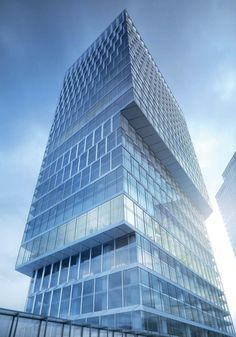
#> input picture images/image1.jpeg, 236 x 337 px
$ python geo.py
#> lines starting #> are read from the running program, lines starting #| are printed output that depends on the picture


# # import cv2
# # import numpy as np
# # import os
# # import matplotlib.pyplot as plt

# # from sklearn.cluster import DBSCAN

# # def preprocess_image(image):
# #     gray = cv2.cvtColor(image, cv2.COLOR_BGR2GRAY)
# #     blurred = cv2.GaussianBlur(gray, (5, 5), 0)
# #     return blurred

# # def detect_edges(image):
# #     edges = cv2.Canny(image, 50, 150)
# #     return edges

# # def detect_planar_surfaces(image, edges):
# #     contours, _ = cv2.findContours(edges, cv2.RETR_EXTERNAL, cv2.CHAIN_APPROX_SIMPLE)
# #     planar_surfaces = []
# #     for contour in contours:
# #         epsilon = 0.02 * cv2.arcLength(contour, True)
# #         approx = cv2.approxPolyDP(contour, epsilon, True)
# #         if len(approx) == 4:  # Assuming rectangular surfaces
# #             planar_surfaces.append(approx)
# #     return planar_surfaces

# # def detect_cylindrical_surfaces(image, edges):
# #     circles = cv2.HoughCircles(edges, cv2.HOUGH_GRADIENT, dp=1, minDist=20,
# #                                param1=50, param2=30, minRadius=0, maxRadius=0)
# #     if circles is not None:
# #         circles = np.uint16(np.around(circles))
# #         return circles[0, :]
# #     return []

# # def detect_line_segments(edges):
# #     lines = cv2.HoughLinesP(edges, 1, np.pi/180, threshold=50, minLineLength=50, maxLineGap=10)
# #     if lines is not None:
# #         return [line[0] for line in lines]
# #     return []

# # def detect_arcs(edges):
# #     contours, _ = cv2.findContours(edges, cv2.RETR_EXTERNAL, cv2.CHAIN_APPROX_SIMPLE)
# #     arcs = []
# #     for contour in contours:
# #         epsilon = 0.01 * cv2.arcLength(contour, True)
# #         approx = cv2.approxPolyDP(contour, epsilon, True)
# #         if len(approx) > 4 and len(approx) < 10:  # Potential arc
# #             ellipse = cv2.fitEllipse(contour)
# #             arcs.append(ellipse)
# #     return arcs

# # def extract_geometry(image_path):
# #     image = cv2.imread(image_path)
# #     if image is None:
# #         raise FileNotFoundError(f"Error: Image not found or cannot be read at {image_path}")

# #     preprocessed = preprocess_image(image)
# #     edges = detect_edges(preprocessed)

# #     planar_surfaces = detect_planar_surfaces(preprocessed, edges)
# #     cylindrical_surfaces = detect_cylindrical_surfaces(preprocessed, edges)
# #     line_segments = detect_line_segments(edges)
# #     arcs = detect_arcs(edges)

# #     return {
# #         'planar': planar_surfaces,
# #         'cylindrical': cylindrical_surfaces,
# #         'lines': line_segments,
# #         'arcs': arcs
# #     }, image

# # def validate_geometry(extracted_geometry, ground_truth):
# #     # This is a placeholder function. You'll need to implement a proper
# #     # validation method based on your specific requirements and ground truth format.
# #     total_extracted = (len(extracted_geometry['planar']) +
# #                        len(extracted_geometry['cylindrical']) +
# #                        len(extracted_geometry['lines']) +
# #                        len(extracted_geometry['arcs']))
# #     total_ground_truth = sum(len(gt) for gt in ground_truth.values())
# #     return total_extracted / total_ground_truth if total_ground_truth > 0 else 0

# # def visualize_results(image, geometry):
# #     vis_image = image.copy()

# #     # Visualize planar surfaces
# #     cv2.drawContours(vis_image, geometry['planar'], -1, (0, 255, 0), 2)

# #     # Visualize cylindrical surfaces
# #     for (x, y, r) in geometry['cylindrical']:
# #         cv2.circle(vis_image, (x, y), r, (255, 0, 0), 2)

# #     # Visualize line segments
# #     for line in geometry['lines']:
# #         x1, y1, x2, y2 = line
# #         cv2.line(vis_image, (x1, y1), (x2, y2), (0, 0, 255), 2)

# #     # Visualize arcs
# #     for arc in geometry['arcs']:
# #         cv2.ellipse(vis_image, arc, (255, 255, 0), 2)

# #     plt.figure(figsize=(12, 8))
# #     plt.imshow(cv2.cvtColor(vis_image, cv2.COLOR_BGR2RGB))
# #     plt.title("Extracted Geometry")
# #     plt.axis('off')
# #     plt.show()

# # def main():
# #     image_folder = "images"
# #     ground_truth_file = "ground_truth.txt"

# #     # Load ground truth data (you'll need to create this file)
# #     ground_truth_data = {}
# #     if os.path.exists(ground_truth_file):
# #         with open(ground_truth_file, 'r') as f:
# #             ground_truth_data = eval(f.read())
# #     else:
# #         print(f"Warning: Ground truth file '{ground_truth_file}' not found.")

# #     total_accuracy = 0
# #     processed_images = 0

# #     for image_file in os.listdir(image_folder):
# #         if image_file.endswith(('.jpg', '.png', '.jpeg')):
# #             image_path = os.path.join(image_folder, image_file)
# #             try:
# #                 extracted_geometry, image = extract_geometry(image_path)

# #                 ground_truth = ground_truth_data.get(image_file, {})
# #                 accuracy = validate_geometry(extracted_geometry, ground_truth)
# #                 total_accuracy += accuracy
# #                 processed_images += 1

# #                 print(f"Processed {image_file} - Accuracy: {accuracy:.2f}")
# #                 print(f"Planar surfaces: {len(extracted_geometry['planar'])}")
# #                 print(f"Cylindrical surfaces: {len(extracted_geometry['cylindrical'])}")
# #                 print(f"Line segments: {len(extracted_geometry['lines'])}")
# #                 print(f"Arcs: {len(extracted_geometry['arcs'])}")

# #                 visualize_results(image, extracted_geometry)

# #             except Exception as e:
# #                 print(f"Error processing {image_file}: {str(e)}")

# #     if processed_images > 0:
# #         average_accuracy = total_accuracy / processed_images
# #         print(f"\nAverage accuracy across {processed_images} images: {average_accuracy:.2f}")
# #     else:
# #         print("No images were processed.")

# # if __name__ == "__main__":
# #     main()


# # import cv2
# # import numpy as np

# # # Load the image
# # image_path = './images/image1.jpeg'
# # image = cv2.imread(image_path)

# # # Check if the image was loaded successfully
# # if image is None:
# #     print("Error: Unable to load the image. Please check the file path.")
# # else:
# #     # Convert the image to grayscale
# #     gray_image = cv2.cvtColor(image, cv2.COLOR_BGR2GRAY)

# #     # Apply Canny edge detection
# #     edges = cv2.Canny(gray_image, 50, 150)

# #     # Find contours in the edge image
# #     contours, _ = cv2.findContours(edges, cv2.RETR_EXTERNAL, cv2.CHAIN_APPROX_SIMPLE)

# #     # Initialize lists to store vertices, edges, and faces
# #     vertices = []
# #     edges = []
# #     faces = []

# #     # Extract vertices and edges from contours
# #     vertex_id = 1
# #     edge_id = 1
# #     for contour in contours:
# #         area = cv2.contourArea(contour)
# #         perimeter = cv2.arcLength(contour, True)

# #         # Check if the perimeter is not zero before calculating circularity
# #         if perimeter != 0:
# #             circularity = 4 * np.pi * area / (perimeter * perimeter)
# #         else:
# #             circularity = 0  # Set circularity to 0 if perimeter is zero

# #         # Extract vertices
# #         for point in contour:
# #             x, y = point[0]
# #             vertices.append({"id": vertex_id, "x": x, "y": y, "z": 0})
# #             vertex_id += 1

# #         # Extract edges
# #         for i in range(len(contour) - 1):
# #             start_vertex_id = vertex_id - len(contour) + i
# #             end_vertex_id = vertex_id - len(contour) + i + 1
# #             edges.append({"id": edge_id, "start_vertex_id": start_vertex_id, "end_vertex_id": end_vertex_id})
# #             edge_id += 1

# #     # Create a face using all the extracted edges
# #     faces.append({"id": 1, "edge_ids": [edge["id"] for edge in edges]})

# #     # Construct the indexed B-rep format
# #     indexed_brep = {
# #         "vertices": vertices,
# #         "edges": edges,
# #         "faces": faces
# #     }

# #     # Print or save the indexed B-rep format
# #     print(indexed_brep)


# #main code
# # import cv2
# # import numpy as np
# # from sklearn.cluster import DBSCAN

# # def preprocess_image(image_path):
# #     img = cv2.imread(image_path, cv2.IMREAD_GRAYSCALE)
# #     if img is None:
# #         raise ValueError(f"Error: Image not found or cannot be read at {image_path}")
# #     img = cv2.GaussianBlur(img, (5, 5), 0)
# #     return img

# # def detect_edges(img):
# #     edges = cv2.Canny(img, 50, 150)
# #     return edges

# # def detect_lines(edges):
# #     lines = cv2.HoughLinesP(edges, 1, np.pi/180, threshold=50, minLineLength=50, maxLineGap=10)
# #     return lines

# # def detect_circles(img):
# #     circles = cv2.HoughCircles(img, cv2.HOUGH_GRADIENT, dp=1, minDist=20, param1=50, param2=30, minRadius=0, maxRadius=0)
# #     return circles

# # def cluster_line_endpoints(lines):
# #     if lines is None or len(lines) == 0:
# #         return []

# #     endpoints = np.vstack([lines[:, 0, :2], lines[:, 0, 2:]])

# #     if endpoints.ndim != 2:
# #         raise ValueError("endpoints must be a 2-dimensional array")

# #     clustering = DBSCAN(eps=5, min_samples=2).fit(endpoints)
# #     unique_labels = np.unique(clustering.labels_)
# #     clustered_points = [endpoints[clustering.labels_ == label] for label in unique_labels if label != -1]
# #     return clustered_points

# # def average_cluster_points(clustered_points):
# #     return [np.mean(cluster, axis=0) for cluster in clustered_points]

# # def connect_line_segments(averaged_points, lines):
# #     connected_lines = []
# #     for line in lines[:, 0]:
# #         start = line[:2]
# #         end = line[2:]
# #         start_idx = np.argmin(np.linalg.norm(averaged_points - start, axis=1))
# #         end_idx = np.argmin(np.linalg.norm(averaged_points - end, axis=1))
# #         if start_idx != end_idx:
# #             connected_lines.append((start_idx, end_idx))
# #     return connected_lines

# # def extract_geometry(image_path):
# #     img = preprocess_image(image_path)
# #     edges = detect_edges(img)
# #     lines = detect_lines(edges)
# #     circles = detect_circles(img)

# #     if lines is not None and len(lines) > 0:
# #         clustered_points = cluster_line_endpoints(lines)
# #         averaged_points = average_cluster_points(clustered_points)
# #         connected_lines = connect_line_segments(averaged_points, lines)
# #     else:
# #         averaged_points = []
# #         connected_lines = []

# #     return averaged_points, connected_lines, circles

# # def generate_solidgen_output(points, lines, circles):
# #     solidgen_output = {
# #         'vertices': [],
# #         'edges': [],
# #         'faces': []
# #     }

# #     # Add vertices
# #     for point in points:
# #         solidgen_output['vertices'].append((int(point[0]), int(point[1])))  # Assuming z-coordinate is 0

# #     # Add edges
# #     for start, end in lines:
# #         solidgen_output['edges'].append((int(start), int(end)))

# #     # Add faces (assuming circles represent faces)
# #     if circles is not None:
# #         circles = np.round(circles[0, :]).astype(int)
# #         for i, (x, y, r) in enumerate(circles):
# #             solidgen_output['faces'].append((0, 1, 2))  # Placeholder, replace with actual logic

# #     return solidgen_output

# # def main(image_path, output_file="solidgen_output.txt"):
# #     try:
# #         points, lines, circles = extract_geometry(image_path)
# #         solidgen_output = generate_solidgen_output(points, lines, circles)

# #         # Print or save the output
# #         print("Vertices:", solidgen_output['vertices'])
# #         print("Edges:", solidgen_output['edges'])
# #         print("Faces:", solidgen_output['faces'])

# #     except ValueError as e:
# #         print(e)

# # if __name__ == "__main__":
# #     image_path = "./images/image1.jpeg"  # Ensure this path is correct
# #     main(image_path)


#
# second main code which give soldgen fromat in terminal
# import cv2
# import numpy as np
# from sklearn.cluster import DBSCAN

# def preprocess_image(image_path):
#     image = cv2.imread(image_path, cv2.IMREAD_GRAYSCALE)
#     if image is None:
#         raise ValueError(f"Error: Image not found or cannot be read at {image_path}")
#     image = cv2.GaussianBlur(image, (5, 5), 0)
#     return image

# def detect_edges(image):
#     edges = cv2.Canny(image, 50, 150)
#     return edges

# def detect_lines_and_arcs(edges):
#     lines = cv2.HoughLinesP(edges, 1, np.pi/180, threshold=50, minLineLength=30, maxLineGap=10)
#     circles = cv2.HoughCircles(edges, cv2.HOUGH_GRADIENT, dp=1, minDist=50, param1=50, param2=30, minRadius=10, maxRadius=100)

#     line_segments = []
#     arcs = []

#     if lines is not None:
#         for line in lines:
#             x1, y1, x2, y2 = line[0]
#             line_segments.append(((x1, y1), (x2, y2)))

#     if circles is not None:
#         circles = np.uint16(np.around(circles))
#         for circle in circles[0, :]:
#             center = (circle[0], circle[1])
#             radius = circle[2]
#             arcs.append((center, radius))

#     return line_segments, arcs

# def detect_planes(line_segments):
#     if not line_segments:
#         return []

#     points = np.array(line_segments).reshape(-1, 2)
#     clustering = DBSCAN(eps=10, min_samples=3).fit(points)

#     planes = []
#     for label in set(clustering.labels_):
#         if label != -1:
#             plane_points = points[clustering.labels_ == label]
#             planes.append(plane_points)

#     return planes

# def detect_cylinders(arcs):
#     # In a 2D image, cylinders will appear as parallel lines or arcs
#     # This is a simplified approach and may need refinement
#     if len(arcs) < 2:
#         return []

#     cylinders = []
#     for i in range(len(arcs)):
#         for j in range(i+1, len(arcs)):
#             if np.isclose(arcs[i][1], arcs[j][1], rtol=0.1):  # Compare radii
#                 cylinders.append((arcs[i], arcs[j]))

#     return cylinders

# def convert_to_solidgen_format(line_segments, arcs, planes, cylinders):
#     solidgen_data = {
#         "vertices": {},
#         "edges": {},
#         "faces": {},
#         "surfaces": {
#             "planes": [],
#             "cylinders": []
#         }
#     }

#     vertex_id = 1
#     edge_id = 1
#     face_id = 1

#     # Add line segments
#     for i, (start, end) in enumerate(line_segments):
#         solidgen_data["vertices"][f"v{vertex_id}"] = list(start) + [0]
#         solidgen_data["vertices"][f"v{vertex_id+1}"] = list(end) + [0]
#         solidgen_data["edges"][f"e{edge_id}"] = [f"v{vertex_id}", f"v{vertex_id+1}"]
#         vertex_id += 2
#         edge_id += 1

#     # Add arcs
#     for i, (center, radius) in enumerate(arcs):
#         # Approximate arc with 3 points
#         angles = [0, np.pi/2, np.pi]
#         arc_vertices = []
#         for angle in angles:
#             x = center[0] + radius * np.cos(angle)
#             y = center[1] + radius * np.sin(angle)
#             solidgen_data["vertices"][f"v{vertex_id}"] = [int(x), int(y), 0]
#             arc_vertices.append(f"v{vertex_id}")
#             vertex_id += 1

#         solidgen_data["edges"][f"e{edge_id}"] = [arc_vertices[0], arc_vertices[1]]
#         solidgen_data["edges"][f"e{edge_id+1}"] = [arc_vertices[1], arc_vertices[2]]
#         edge_id += 2

#         solidgen_data["faces"][f"f{face_id}"] = [f"e{edge_id-2}", f"e{edge_id-1}"]
#         face_id += 1

#     # Add planes
#     for i, plane in enumerate(planes):
#         solidgen_data["surfaces"]["planes"].append({
#             "id": f"plane{i+1}",
#             "points": plane.tolist()
#         })

#     # Add cylinders
#     for i, (arc1, arc2) in enumerate(cylinders):
#         solidgen_data["surfaces"]["cylinders"].append({
#             "id": f"cylinder{i+1}",
#             "arc1": {"center": arc1[0], "radius": arc1[1]},
#             "arc2": {"center": arc2[0], "radius": arc2[1]}
#         })

#     return solidgen_data

# def extract_geometry(image_path):
#     image = preprocess_image(image_path)
#     edges = detect_edges(image)
#     line_segments, arcs = detect_lines_and_arcs(edges)
#     planes = detect_planes(line_segments)
#     cylinders = detect_cylinders(arcs)

#     solidgen_data = convert_to_solidgen_format(line_segments, arcs, planes, cylinders)
#     return solidgen_data

# # Sample usage
# if __name__ == "__main__":
#     image_path = './images/image1.jpeg'  # Replace with your image path
#     try:
#         solidgen_data = extract_geometry(image_path)
#         print("Extracted Geometry in SolidGen Format:")
#         print(solidgen_data)
#     except Exception as e:
#         print(f"Error: {str(e)}")


# import cv2
# import numpy as np
# from sklearn.cluster import DBSCAN
# import json

# def preprocess_image(image_path):
#     image = cv2.imread(image_path, cv2.IMREAD_GRAYSCALE)
#     if image is None:
#         raise ValueError(f"Error: Image not found or cannot be read at {image_path}")
#     image = cv2.GaussianBlur(image, (5, 5), 0)
#     return image

# def detect_edges(image):
#     edges = cv2.Canny(image, 50, 150)
#     return edges

# def detect_lines_and_arcs(edges):
#     lines = cv2.HoughLinesP(edges, 1, np.pi/180, threshold=50, minLineLength=30, maxLineGap=10)
#     circles = cv2.HoughCircles(edges, cv2.HOUGH_GRADIENT, dp=1, minDist=50, param1=50, param2=30, minRadius=10, maxRadius=100)

#     line_segments = []
#     arcs = []

#     if lines is not None:
#         for line in lines:
#             x1, y1, x2, y2 = line[0]
#             line_segments.append(((int(x1), int(y1)), (int(x2), int(y2))))

#     if circles is not None:
#         circles = np.uint16(np.around(circles))
#         for circle in circles[0, :]:
#             center = (int(circle[0]), int(circle[1]))
#             radius = int(circle[2])
#             arcs.append((center, radius))

#     return line_segments, arcs

# def detect_planes(line_segments):
#     if not line_segments:
#         return []

#     points = np.array(line_segments).reshape(-1, 2)
#     clustering = DBSCAN(eps=10, min_samples=3).fit(points)

#     planes = []
#     for label in set(clustering.labels_):
#         if label != -1:
#             plane_points = points[clustering.labels_ == label]
#             planes.append(plane_points.tolist())

#     return planes

# def detect_cylinders(arcs):
#     if len(arcs) < 2:
#         return []

#     cylinders = []
#     for i in range(len(arcs)):
#         for j in range(i+1, len(arcs)):
#             if np.isclose(arcs[i][1], arcs[j][1], rtol=0.1):
#                 cylinders.append((arcs[i], arcs[j]))

#     return cylinders

# def convert_to_solidgen_format(line_segments, arcs, planes, cylinders):
#     solidgen_data = {
#         "vertices": {},
#         "edges": {},
#         "faces": {},
#         "surfaces": {
#             "planes": [],
#             "cylinders": []
#         }
#     }

#     vertex_id = 1
#     edge_id = 1
#     face_id = 1

#     # Add line segments
#     for i, (start, end) in enumerate(line_segments):
#         solidgen_data["vertices"][f"v{vertex_id}"] = list(start) + [0]
#         solidgen_data["vertices"][f"v{vertex_id+1}"] = list(end) + [0]
#         solidgen_data["edges"][f"e{edge_id}"] = [f"v{vertex_id}", f"v{vertex_id+1}"]
#         vertex_id += 2
#         edge_id += 1

#     # Add arcs
#     for i, (center, radius) in enumerate(arcs):
#         angles = [0, np.pi/2, np.pi]
#         arc_vertices = []
#         for angle in angles:
#             x = int(center[0] + radius * np.cos(angle))
#             y = int(center[1] + radius * np.sin(angle))
#             solidgen_data["vertices"][f"v{vertex_id}"] = [x, y, 0]
#             arc_vertices.append(f"v{vertex_id}")
#             vertex_id += 1

#         solidgen_data["edges"][f"e{edge_id}"] = [arc_vertices[0], arc_vertices[1]]
#         solidgen_data["edges"][f"e{edge_id+1}"] = [arc_vertices[1], arc_vertices[2]]
#         edge_id += 2

#         solidgen_data["faces"][f"f{face_id}"] = [f"e{edge_id-2}", f"e{edge_id-1}"]
#         face_id += 1

#     # Add planes
#     for i, plane in enumerate(planes):
#         solidgen_data["surfaces"]["planes"].append({
#             "id": f"plane{i+1}",
#             "points": plane
#         })

#     # Add cylinders
#     for i, (arc1, arc2) in enumerate(cylinders):
#         solidgen_data["surfaces"]["cylinders"].append({
#             "id": f"cylinder{i+1}",
#             "arc1": {"center": list(arc1[0]), "radius": arc1[1]},
#             "arc2": {"center": list(arc2[0]), "radius": arc2[1]}
#         })

#     return solidgen_data

# def extract_geometry(image_path, output_path):
#     image = preprocess_image(image_path)
#     edges = detect_edges(image)
#     line_segments, arcs = detect_lines_and_arcs(edges)
#     planes = detect_planes(line_segments)
#     cylinders = detect_cylinders(arcs)

#     solidgen_data = convert_to_solidgen_format(line_segments, arcs, planes, cylinders)

#     with open(output_path, 'w') as f:
#         json.dump(solidgen_data, f, indent=2)

#     print(f"Extracted Geometry in SolidGen Format written to: {output_path}")

# # Sample usage
# if __name__ == "__main__":
#     image_path = './images/image1.jpeg'  # Replace with your image path
#     output_path = './output1.json'  # Replace with your desired output path
#     try:
#         extract_geometry(image_path, output_path)
#     except Exception as e:
#         print(f"Error: {str(e)}")


import cv2
from sklearn.cluster import DBSCAN

import numpy as np
import json

def preprocess_image(image_path):
#> called with image_path = './images/image1.jpeg'
    image = cv2.imread(image_path, cv2.IMREAD_GRAYSCALE)
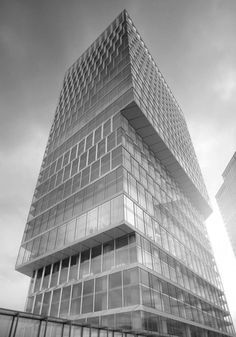
#> image: shape (337, 236); min 1, max 255, mean 151.9
    if image is None:
        raise ValueError(f"Error: Image not found or cannot be read at {image_path}")
    image = cv2.GaussianBlur(image, (5, 5), 0)
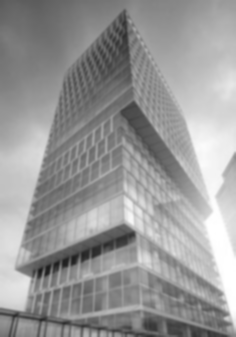
#> image: shape (337, 236); min 24, max 255, mean 151.9
    return image

def detect_edges(image):
    edges = cv2.Canny(image, 50, 150)
#> edges: shape (337, 236); 10.2% white in thin lines or dots
    return edges

def detect_lines_and_arcs(edges):
    lines = cv2.HoughLinesP(edges, 1, np.pi/180, threshold=50, minLineLength=30, maxLineGap=10)
#> lines = 90 rows, first 6: [84, 126, 175, 217], [43, 159, 157, 66], [35, 280, 108, 301], [121, 302, 229, 335], [15, 268, 115, 226], [125, 88, 212, 208]
#> (the rest of the program and of its run is left out)
